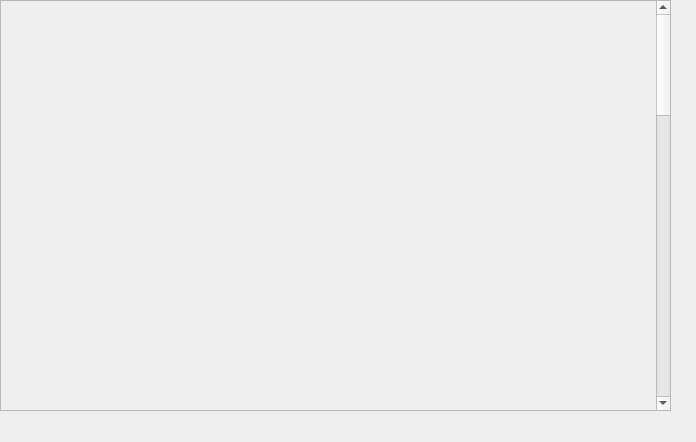
<?xml version="1.0" encoding="UTF-8"?>
<ui version="4.0">
 <class>Form</class>
 <widget class="QWidget" name="Form">
  <property name="geometry">
   <rect>
    <x>0</x>
    <y>0</y>
    <width>696</width>
    <height>442</height>
   </rect>
  </property>
  <property name="windowTitle">
   <string>Form</string>
  </property>
  <widget class="QScrollArea" name="scrollArea">
   <property name="geometry">
    <rect>
     <x>0</x>
     <y>0</y>
     <width>671</width>
     <height>411</height>
    </rect>
   </property>
   <property name="widgetResizable">
    <bool>true</bool>
   </property>
   <widget class="QWidget" name="scrollAreaWidgetContents">
    <property name="geometry">
     <rect>
      <x>0</x>
      <y>0</y>
      <width>654</width>
      <height>1550</height>
     </rect>
    </property>
    <property name="minimumSize">
     <size>
      <width>0</width>
      <height>1550</height>
     </size>
    </property>
    <widget class="QWidget" name="verticalLayoutWidget_2">
     <property name="geometry">
      <rect>
       <x>0</x>
       <y>0</y>
       <width>661</width>
       <height>1531</height>
      </rect>
     </property>
     <layout class="QVBoxLayout" name="verticalLayout_2">
      <property name="spacing">
       <number>6</number>
      </property>
      <item>
       <widget class="caInclude" name="cainclude_3">
        <property name="macro">
         <string notr="true">ID=0, P=FrontOut, SYS=$(SYS),DEVICE=$(DEVICE)</string>
        </property>
        <property name="filename" stdset="0">
         <string notr="true">G_EVR_out-details-min.ui</string>
        </property>
       </widget>
      </item>
      <item>
       <widget class="caInclude" name="cainclude_4">
        <property name="macro">
         <string notr="true">ID=1, P=FrontOut, SYS=$(SYS),DEVICE=$(DEVICE)</string>
        </property>
        <property name="filename" stdset="0">
         <string notr="true">G_EVR_out-details-min.ui</string>
        </property>
       </widget>
      </item>
      <item>
       <widget class="caInclude" name="cainclude_5">
        <property name="macro">
         <string notr="true">ID=2, P=FrontOut, SYS=$(SYS),DEVICE=$(DEVICE)</string>
        </property>
        <property name="filename" stdset="0">
         <string notr="true">G_EVR_out-details-min.ui</string>
        </property>
       </widget>
      </item>
      <item>
       <widget class="caInclude" name="cainclude_7">
        <property name="macro">
         <string notr="true">ID=3, P=FrontOut, SYS=$(SYS),DEVICE=$(DEVICE)</string>
        </property>
        <property name="filename" stdset="0">
         <string notr="true">G_EVR_out-details-min.ui</string>
        </property>
       </widget>
      </item>
      <item>
       <widget class="caInclude" name="cainclude_14">
        <property name="macro">
         <string notr="true">ID=4, P=FrontOut, SYS=$(SYS),DEVICE=$(DEVICE)</string>
        </property>
        <property name="filename" stdset="0">
         <string notr="true">G_EVR_out-details-min.ui</string>
        </property>
       </widget>
      </item>
      <item>
       <widget class="caInclude" name="cainclude_559">
        <property name="macro">
         <string notr="true">ID=5, P=FrontOut, SYS=$(SYS),DEVICE=$(DEVICE)</string>
        </property>
        <property name="filename" stdset="0">
         <string notr="true">G_EVR_out-details-min.ui</string>
        </property>
       </widget>
      </item>
      <item>
       <widget class="caInclude" name="cainclude_560">
        <property name="macro">
         <string notr="true">ID=6, P=FrontOut, SYS=$(SYS),DEVICE=$(DEVICE)</string>
        </property>
        <property name="filename" stdset="0">
         <string notr="true">G_EVR_out-details-min.ui</string>
        </property>
       </widget>
      </item>
      <item>
       <widget class="caInclude" name="cainclude_562">
        <property name="macro">
         <string notr="true">ID=0, P=FrontUnivOut, SYS=$(SYS),DEVICE=$(DEVICE)</string>
        </property>
        <property name="filename" stdset="0">
         <string notr="true">G_EVR_out-details-min.ui</string>
        </property>
       </widget>
      </item>
      <item>
       <widget class="caInclude" name="cainclude_563">
        <property name="macro">
         <string notr="true">ID=1, P=FrontUnivOut, SYS=$(SYS),DEVICE=$(DEVICE)</string>
        </property>
        <property name="filename" stdset="0">
         <string notr="true">G_EVR_out-details-min.ui</string>
        </property>
       </widget>
      </item>
      <item>
       <widget class="caInclude" name="cainclude_564">
        <property name="macro">
         <string notr="true">ID=2, P=FrontUnivOut, SYS=$(SYS),DEVICE=$(DEVICE)</string>
        </property>
        <property name="filename" stdset="0">
         <string notr="true">G_EVR_out-details-min.ui</string>
        </property>
       </widget>
      </item>
      <item>
       <widget class="caInclude" name="cainclude_565">
        <property name="macro">
         <string notr="true">ID=3, P=FrontUnivOut, SYS=$(SYS),DEVICE=$(DEVICE)</string>
        </property>
        <property name="filename" stdset="0">
         <string notr="true">G_EVR_out-details-min.ui</string>
        </property>
       </widget>
      </item>
      <item>
       <widget class="caInclude" name="cainclude_566">
        <property name="macro">
         <string notr="true">ID=0, P=RearUniv, SYS=$(SYS),DEVICE=$(DEVICE)</string>
        </property>
        <property name="filename" stdset="0">
         <string notr="true">G_EVR_out-details-min.ui</string>
        </property>
       </widget>
      </item>
      <item>
       <widget class="caInclude" name="cainclude_567">
        <property name="macro">
         <string notr="true">ID=1, P=RearUniv, SYS=$(SYS),DEVICE=$(DEVICE)</string>
        </property>
        <property name="filename" stdset="0">
         <string notr="true">G_EVR_out-details-min.ui</string>
        </property>
       </widget>
      </item>
      <item>
       <widget class="caInclude" name="cainclude_568">
        <property name="macro">
         <string notr="true">ID=2, P=RearUniv, SYS=$(SYS),DEVICE=$(DEVICE)</string>
        </property>
        <property name="filename" stdset="0">
         <string notr="true">G_EVR_out-details-min.ui</string>
        </property>
       </widget>
      </item>
      <item>
       <widget class="caInclude" name="cainclude_569">
        <property name="macro">
         <string notr="true">ID=3, P=RearUniv, SYS=$(SYS),DEVICE=$(DEVICE)</string>
        </property>
        <property name="filename" stdset="0">
         <string notr="true">G_EVR_out-details-min.ui</string>
        </property>
       </widget>
      </item>
      <item>
       <widget class="caInclude" name="cainclude_570">
        <property name="macro">
         <string notr="true">ID=4, P=RearUniv, SYS=$(SYS),DEVICE=$(DEVICE)</string>
        </property>
        <property name="filename" stdset="0">
         <string notr="true">G_EVR_out-details-min.ui</string>
        </property>
       </widget>
      </item>
      <item>
       <widget class="caInclude" name="cainclude_571">
        <property name="macro">
         <string notr="true">ID=5, P=RearUniv, SYS=$(SYS),DEVICE=$(DEVICE)</string>
        </property>
        <property name="filename" stdset="0">
         <string notr="true">G_EVR_out-details-min.ui</string>
        </property>
       </widget>
      </item>
      <item>
       <widget class="caInclude" name="cainclude_572">
        <property name="macro">
         <string notr="true">ID=6, P=RearUniv, SYS=$(SYS),DEVICE=$(DEVICE)</string>
        </property>
        <property name="filename" stdset="0">
         <string notr="true">G_EVR_out-details-min.ui</string>
        </property>
       </widget>
      </item>
      <item>
       <widget class="caInclude" name="cainclude_573">
        <property name="macro">
         <string notr="true">ID=7, P=RearUniv, SYS=$(SYS),DEVICE=$(DEVICE)</string>
        </property>
        <property name="filename" stdset="0">
         <string notr="true">G_EVR_out-details-min.ui</string>
        </property>
       </widget>
      </item>
      <item>
       <widget class="caInclude" name="cainclude_574">
        <property name="macro">
         <string notr="true">ID=8, P=RearUniv, SYS=$(SYS),DEVICE=$(DEVICE)</string>
        </property>
        <property name="filename" stdset="0">
         <string notr="true">G_EVR_out-details-min.ui</string>
        </property>
       </widget>
      </item>
      <item>
       <widget class="caInclude" name="cainclude_575">
        <property name="macro">
         <string notr="true">ID=9, P=RearUniv, SYS=$(SYS),DEVICE=$(DEVICE)</string>
        </property>
        <property name="filename" stdset="0">
         <string notr="true">G_EVR_out-details-min.ui</string>
        </property>
       </widget>
      </item>
      <item>
       <widget class="caInclude" name="cainclude_576">
        <property name="macro">
         <string notr="true">ID=10, P=RearUniv, SYS=$(SYS),DEVICE=$(DEVICE)</string>
        </property>
        <property name="filename" stdset="0">
         <string notr="true">G_EVR_out-details-min.ui</string>
        </property>
       </widget>
      </item>
      <item>
       <widget class="caInclude" name="cainclude_577">
        <property name="macro">
         <string notr="true">ID=11, P=RearUniv, SYS=$(SYS),DEVICE=$(DEVICE)</string>
        </property>
        <property name="filename" stdset="0">
         <string notr="true">G_EVR_out-details-min.ui</string>
        </property>
       </widget>
      </item>
      <item>
       <widget class="caInclude" name="cainclude_578">
        <property name="macro">
         <string notr="true">ID=12, P=RearUniv, SYS=$(SYS),DEVICE=$(DEVICE)</string>
        </property>
        <property name="filename" stdset="0">
         <string notr="true">G_EVR_out-details-min.ui</string>
        </property>
       </widget>
      </item>
      <item>
       <widget class="caInclude" name="cainclude_579">
        <property name="macro">
         <string notr="true">ID=13, P=RearUniv, SYS=$(SYS),DEVICE=$(DEVICE)</string>
        </property>
        <property name="filename" stdset="0">
         <string notr="true">G_EVR_out-details-min.ui</string>
        </property>
       </widget>
      </item>
      <item>
       <widget class="caInclude" name="cainclude_580">
        <property name="macro">
         <string notr="true">ID=14, P=RearUniv, SYS=$(SYS),DEVICE=$(DEVICE)</string>
        </property>
        <property name="filename" stdset="0">
         <string notr="true">G_EVR_out-details-min.ui</string>
        </property>
       </widget>
      </item>
      <item>
       <widget class="caInclude" name="cainclude_581">
        <property name="macro">
         <string notr="true">ID=15, P=RearUniv, SYS=$(SYS),DEVICE=$(DEVICE)</string>
        </property>
        <property name="filename" stdset="0">
         <string notr="true">G_EVR_out-details-min.ui</string>
        </property>
       </widget>
      </item>
     </layout>
    </widget>
   </widget>
  </widget>
 </widget>
 <customwidgets>
  <customwidget>
   <class>caInclude</class>
   <extends>QWidget</extends>
   <header>caInclude</header>
  </customwidget>
 </customwidgets>
 <resources/>
 <connections/>
</ui>
